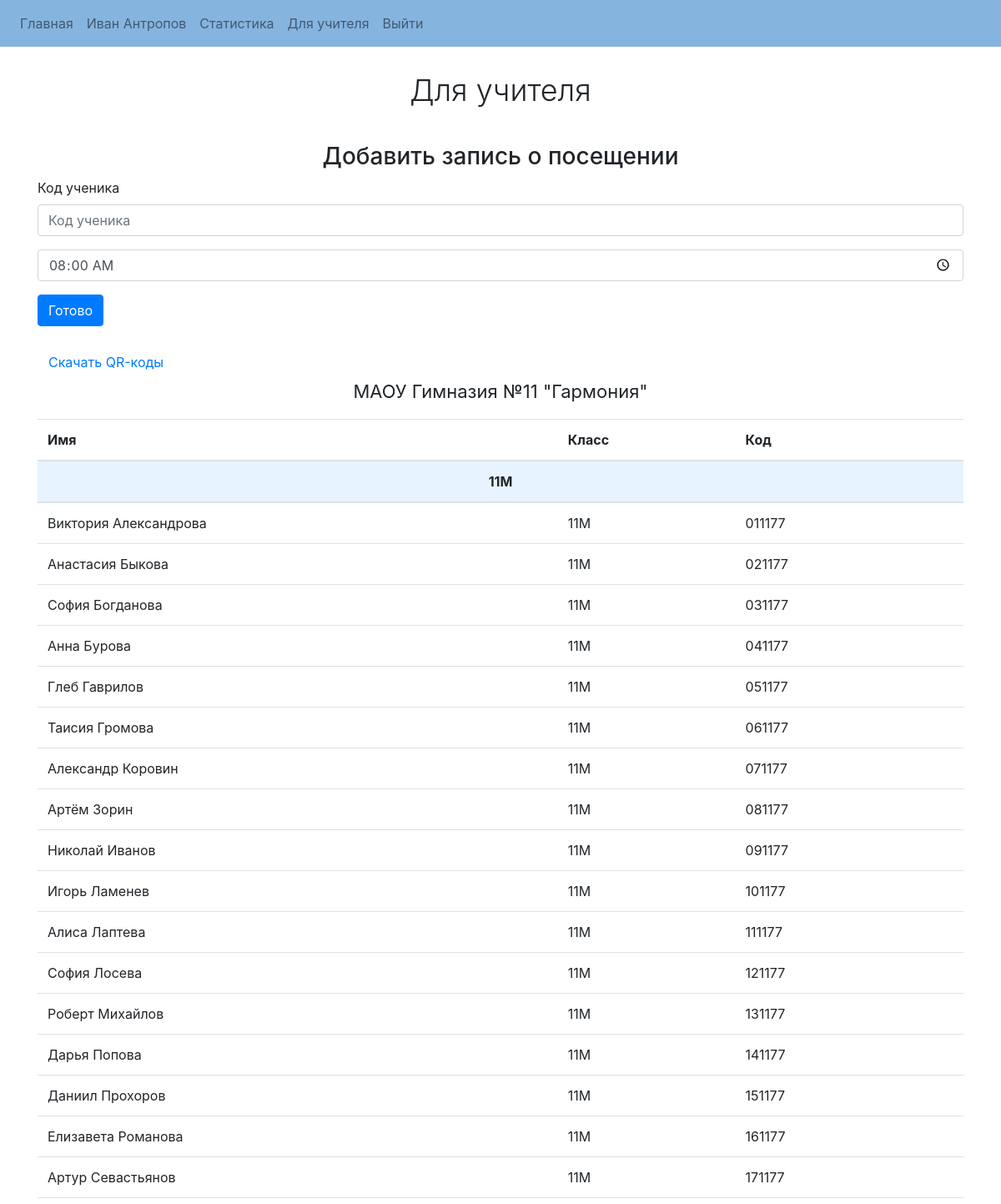
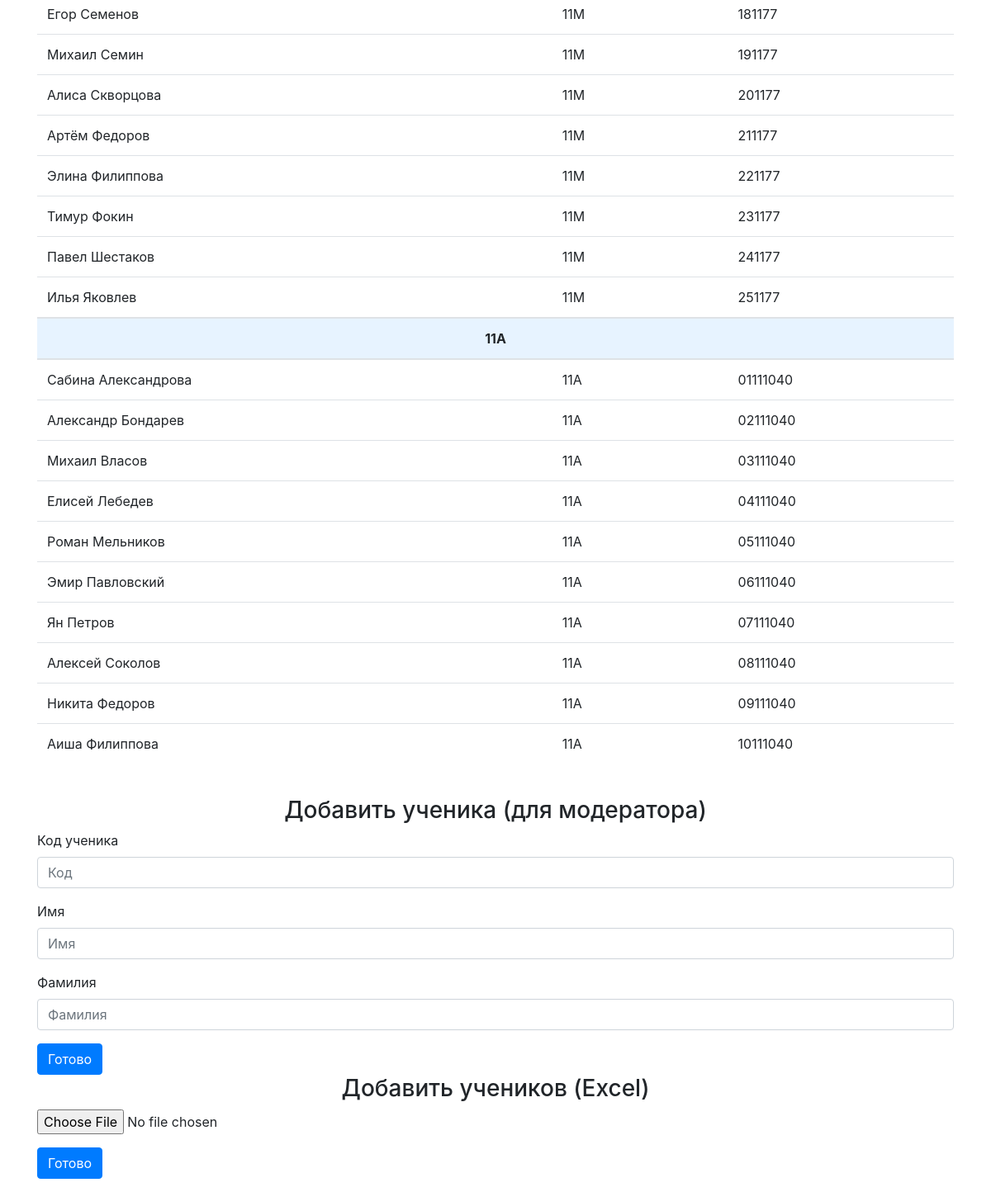
The app's page /teacher_panel (signed in) with its own data (2 pictures, top to bottom).
### website/models.py (models this page shows)
class User(db.Model, UserMixin):
    id = db.Column(db.Integer, primary_key=True)
    email = db.Column(db.String(150), unique=True)
    password = db.Column(db.String(150))
    name = db.Column(db.String(150))
    phone = db.Column(db.String(150), unique=True)
    student_id = db.relationship('Student')
    tgchatid = db.Column(db.String(150))
    user_type = db.Column(db.String(150))
    school_code = db.Column(db.Integer)

class Schools(db.Model):
    id = db.Column(db.Integer, primary_key=True)
    school_code = db.Column(db.Integer, unique=True)
    school_name = db.Column(db.String(150))
    school_teachers_code = db.Column(db.String(150), unique=True)
    school_moderator_code = db.Column(db.String(150), unique=True)

class Student(db.Model):
    id = db.Column(db.Integer, primary_key=True)
    code = db.Column(db.String(150))
    name = db.Column(db.String(150))
    surname = db.Column(db.String(150))
    student_class = db.Column(db.String(150))
    student_grade = db.Column(db.Integer)
    student_attendance = db.relationship('Attendance')
    parent_id = db.Column(db.Integer, db.ForeignKey('user.id'))
    school_code = db.Column(db.Integer)

### website/teacher_panel.py (the view, shortened to what this page needs)
@teacher_panel.route('/teacher_panel', methods=['get', 'post'])
@login_required
def teacherPanel():
    if current_user.user_type != 'admin' and current_user.user_type != 'teacher' and current_user.user_type != 'moderator':
        flash('Доступ запрещён!', category='error')
        return redirect(url_for('views.home'))
    else:
        if current_user.user_type == 'admin':
            students = Student.query.all()
            school = 'all'
        else:
            students = Student.query.filter_by(school_code = current_user.school_code)
            school = Schools.query.filter_by(school_code = current_user.school_code).first()
        classes = []
        for std in students:
            if not((str(std.student_grade) + std.student_class) in classes):
                classes.append(str(std.student_grade) + std.student_class)
        classes.sort()
        return render_template("teacher_panel.html", user=current_user, students=students, school=school, classes=classes)

### website/templates/teacher_panel.html (shortened to what this page needs)
{%extends "base.html"%}
{% block content %}
<p align="center" class="lead" style="font-size: 36px; margin-top: 25px">Для учителя</p>
<div id="left-block" style="float: left; margin-right: 20px; width: 100%; margin-top: 20px;">
  <form method="post" width="100%">
      <h3 align="center">Добавить запись о посещении</h3>
      <div class="form-group">
        <label for="studentCode">Код ученика</label>
        <input
          type="text"
          class="form-control"
          id="studentCode"
          name="studentCode"
          placeholder="Код ученика"
          required="True"
        />
      </div>
      <div class="form-group">
        <input type="time"
          class="form-control"
          name="time"
          id="time"
          required="True"
          value="08:00"
        >
      </div>
      <button type="submit" class="btn btn-primary">Готово</button>
    </form>
<br \>
{% if user.user_type == 'admin' %}
<p style="text-align: center; font-size: 22px;">Все ученики</p>
<form method="post">
  <input type="submit" name="download_codes" class="btn btn-link" value="Скачать QR-коды">
</form>
  <table class="table table-hover" style="max-width: 100%;">
    <thead>
        <tr>
            <th>Код школы</th>
            <th>Имя</th>
            <th>Класс</th>
            <th>Код</th>
        </tr>
    </thead>
    <tbody>
      {% for class1 in classes %}
    <tr style="background-color: #e7f3ff;">
      <td colspan="4" data-toggle="collapse" data-target="#students{{class1}}"  class="table clickable table-title" style="text-align: center;" aria-expanded="false" aria-controls="students{{class1}}"><b>{{class1}}</b></td>
    </tr>
    <tbody id="students{{class1}}" class="collapse">
      {% for student in students %}
      {% if student.student_grade|string+student.student_class == class1 %}
    <tr class="table" class="student">
      <td>{{ student.school_code }}</td>
      <td>{{ student.name }} {{ student.surname }}</td>
      <td>{{ student.student_grade }}{{ student.student_class }}</td>
      <td>{{ student.code }}</td>
        </tr>
      {% endif %}
      {% endfor %}
    </tbody>
      {% endfor %}
    </tbody>
    </table>
{% elif user.user_type == 'teacher' or user.user_type == 'moderator' %}
<form method="post">
  <input type="submit" name="download_codes" class="btn btn-link" value="Скачать QR-коды">
</form>
<p style="text-align: center; font-size: 22px;">{{ school.school_name }}</p>
<table class="table table-hover" style="max-width: 100%;">
  <thead>
      <tr>
          <th>Имя</th>
          <th>Класс</th>
          <th>Код</th>
      </tr>
  </thead>
  <tbody>
    {% for class1 in classes %}
  <tr style="background-color: #e7f3ff;">
    <td colspan="4" data-toggle="collapse" data-target="#students{{class1}}"  class="table clickable table-title" style="text-align: center;"><b>{{class1}}</b></td>
  </tr>
  <tbody id="students{{class1}}">
    {% for student in students %}
    {% if student.student_grade|string+student.student_class == class1 %}
  <tr class="table" class="student">
    <td>{{ student.name }} {{ student.surname }}</td>
    <td>{{ student.student_grade }}{{ student.student_class }}</td>
    <td>{{ student.code }}</td>
      </tr>
    {% endif %}
    {% endfor %}
  </tbody>
    {% endfor %}
  </tbody>
  </table>
{% endif %}
<br \>
<form method="post">
    <h3 align="center">Добавить ученика (для модератора)</h3>
    <div class="form-group">
      <label for="newStudentCode">Код ученика</label>
      <input
        type="text"
        class="form-control"
        id="newStudentCode"
        name="newStudentCode"
        placeholder="Код"
        required="True"
      />
    </div>
    <div class="form-group">
        <label for="newStudentName">Имя</label>
        <input
          type="text"
          class="form-control"
          id="newStudentName"
          name="newStudentName"
          placeholder="Имя"
          required="True"
        />
      </div>
      <div class="form-group">
        <label for="newStudentSurname">Фамилия</label>
        <input
          type="text"
          class="form-control"
          id="newStudentSurname"
          name="newStudentSurname"
          placeholder="Фамилия"
          required="True"
        />
      </div>
    <button type="submit" class="btn btn-primary">Готово</button>
  </form>
  <form method="post"  enctype="multipart/form-data">
    <h3 align="center">Добавить учеников (Excel)</h3>
    <div class="form-group">
      <div class="form-group">
        <input type="file" name="file">
      </div>
    <button type="submit" class="btn btn-primary">Готово</button>
  </form>
{% endblock %}

### website/templates/base.html (shortened to what this page needs)
<!DOCTYPE html>
<html>
  <head>
    <link
      rel="stylesheet"
      href="https://stackpath.bootstrapcdn.com/bootstrap/4.4.1/css/bootstrap.min.css"
    />
    <link
      rel="stylesheet"
      href="https://stackpath.bootstrapcdn.com/font-awesome/4.7.0/css/font-awesome.min.css"
    />
  </head>
  <body>
    <nav class="navbar navbar-expand-lg navbar-light"
    style="background-color: #85b4df;">
      <div class="collapse navbar-collapse" id="navbar">
        <div class="navbar-nav">
          {% if user.is_authenticated %}
          <a class="nav-item nav-link" id="home" href="/">Главная</a>
          <a class="nav-item nav-link" id="profile" href="/profile">{{ user.name }}</a>
          <a class="nav-item nav-link" id="statistics" href="/statistics">Статистика</a>
            {% if user.user_type == 'admin' or user.user_type == 'teacher' or user.user_type == 'moderator'%}
              <a class="nav-item nav-link" id="teacher_panel" href="/teacher_panel">Для учителя</a>
            {% endif %}
          <a class="nav-item nav-link" id="logout" href="/logout">Выйти</a>
          {% else %}
          <a class="nav-item nav-link" id="home" href="/">Главная</a>
          <a class="nav-item nav-link" id="login" href="/login">Войти</a>
          <a class="nav-item nav-link" id="signUp" href="/sign-up">Регистрация</a>
          {% endif %}
        </div>
      </div>
    </nav>
    <div class="container" style="margin-top: 15px;">{% block content %} {% endblock %}</div>
  </body>
</html>

### website/templates/teacher_panel.html (style rules this page uses)
.table-title { transition: 0.2s; }

### records on screen
User: name "Иван Антропов"
Schools: school_name "МАОУ Гимназия №11 \"Гармония\""
Student: name "Виктория", surname "Александрова", student_grade "11", student_class "M", code "011177"
Student: name "Анастасия", surname "Быкова", student_grade "11", student_class "M", code "021177"
Student: name "София", surname "Богданова", student_grade "11", student_class "M", code "031177"
Student: name "Анна", surname "Бурова", student_grade "11", student_class "M", code "041177"
Student: name "Глеб", surname "Гаврилов", student_grade "11", student_class "M", code "051177"
Student: name "Таисия", surname "Громова", student_grade "11", student_class "M", code "061177"
Student: name "Александр", surname "Коровин", student_grade "11", student_class "M", code "071177"
Student: name "Артём", surname "Зорин", student_grade "11", student_class "M", code "081177"
Student: name "Николай", surname "Иванов", student_grade "11", student_class "M", code "091177"
Student: name "Игорь", surname "Ламенев", student_grade "11", student_class "M", code "101177"
Student: name "Алиса", surname "Лаптева", student_grade "11", student_class "M", code "111177"
Student: name "София", surname "Лосева", student_grade "11", student_class "M", code "121177"
Student: name "Роберт", surname "Михайлов", student_grade "11", student_class "M", code "131177"
Student: name "Дарья", surname "Попова", student_grade "11", student_class "M", code "141177"
Student: name "Даниил", surname "Прохоров", student_grade "11", student_class "M", code "151177"
Student: name "Елизавета", surname "Романова", student_grade "11", student_class "M", code "161177"
Student: name "Артур", surname "Севастьянов", student_grade "11", student_class "M", code "171177"
Student: name "Егор", surname "Семенов", student_grade "11", student_class "M", code "181177"
Student: name "Михаил", surname "Семин", student_grade "11", student_class "M", code "191177"
Student: name "Алиса", surname "Скворцова", student_grade "11", student_class "M", code "201177"
Student: name "Артём", surname "Федоров", student_grade "11", student_class "M", code "211177"
Student: name "Элина", surname "Филиппова", student_grade "11", student_class "M", code "221177"
Student: name "Тимур", surname "Фокин", student_grade "11", student_class "M", code "231177"
Student: name "Павел", surname "Шестаков", student_grade "11", student_class "M", code "241177"
Student: name "Илья", surname "Яковлев", student_grade "11", student_class "M", code "251177"
Student: name "Сабина", surname "Александрова", student_grade "11", student_class "А", code "01111040"
Student: name "Александр", surname "Бондарев", student_grade "11", student_class "А", code "02111040"
Student: name "Михаил", surname "Власов", student_grade "11", student_class "А", code "03111040"
Student: name "Елисей", surname "Лебедев", student_grade "11", student_class "А", code "04111040"
Student: name "Роман", surname "Мельников", student_grade "11", student_class "А", code "05111040"
Student: name "Эмир", surname "Павловский", student_grade "11", student_class "А", code "06111040"
Student: name "Ян", surname "Петров", student_grade "11", student_class "А", code "07111040"
Student: name "Алексей", surname "Соколов", student_grade "11", student_class "А", code "08111040"
Student: name "Никита", surname "Федоров", student_grade "11", student_class "А", code "09111040"
Student: name "Аиша", surname "Филиппова", student_grade "11", student_class "А", code "10111040"

### other values on screen
{{ class1 }} "11M" "11А"
